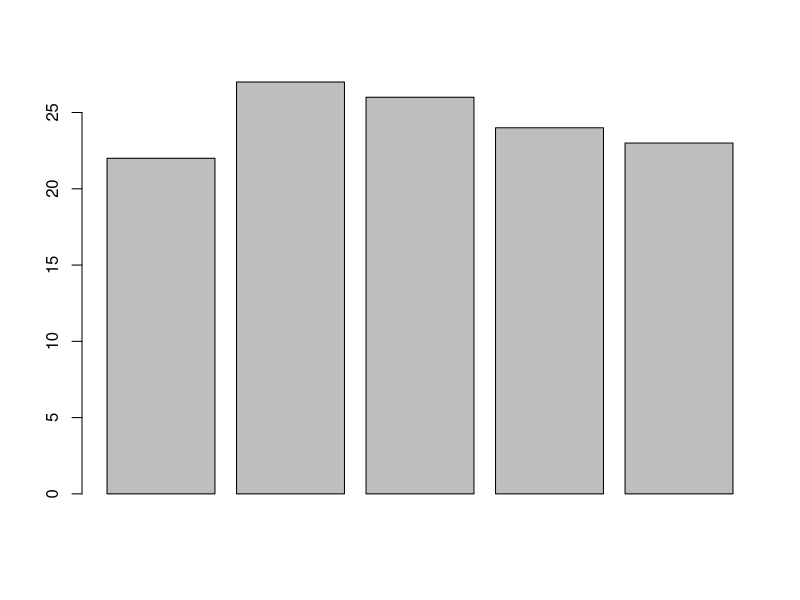
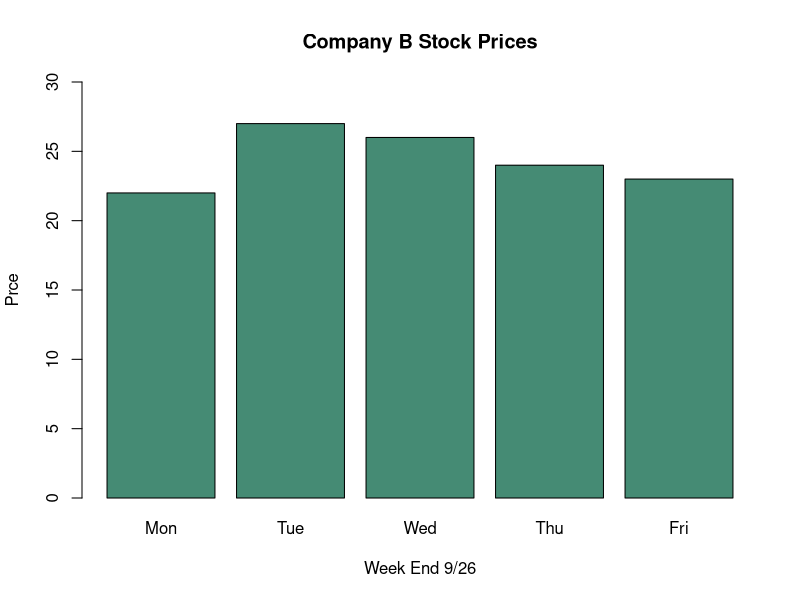
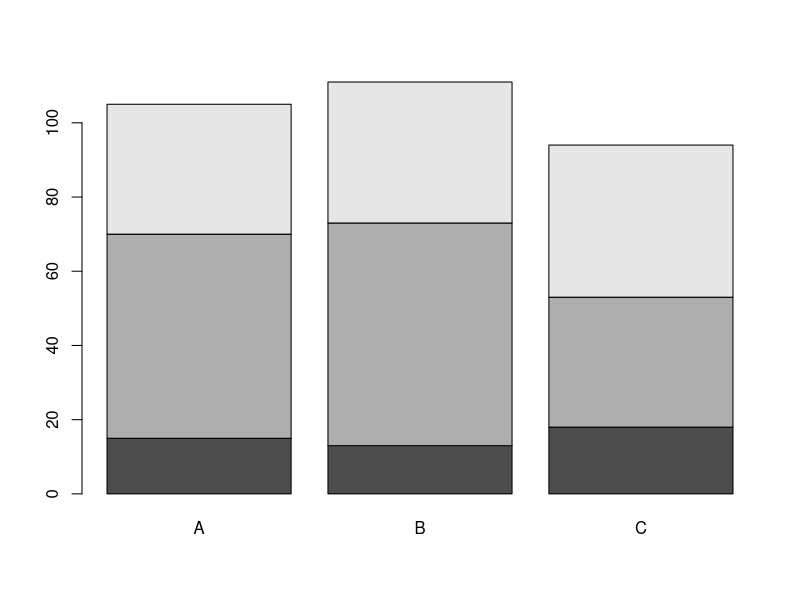
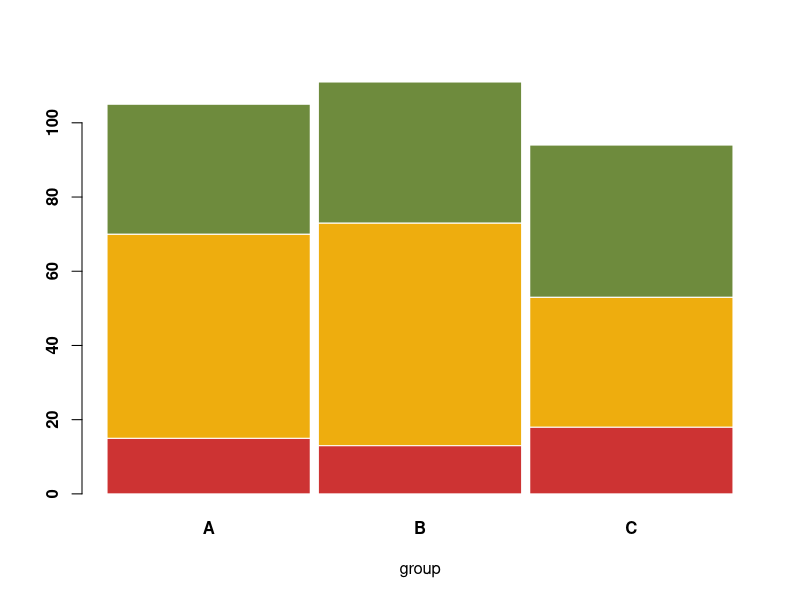

Here is the R script that generated these plots, in order:
B <- c(22,27,26,24,23)

barplot(B)
# barchart with added parameters
barplot(B,
        main = "Company B Stock Prices",
        xlab = "Week End 9/26",
        ylab = "Prce",
        ylim = c(0,30),
        names.arg = c("Mon","Tue","Wed","Thu","Fri"),
        col = colours()[12],
        horiz = FALSE)

# Create data
# need to have a matrix for stacked bar chart
set.seed(112)
Z = matrix(
  c(15,13,18,55,60,35,35,38,41), # the data elements
  nrow = 3,
  ncol = 3,
  byrow = TRUE)
dimnames(Z) <- list(
  c("Sell","Hold","Buy"),
  c("A","B","C"))
Z

# Get the stacked barplot
barplot(Z)
barplot(Z,
        col = colours()[c(35,77,89)],
        border = "White",
        space = 0.04,
        font.axis = 2,
        xlab = "group")
